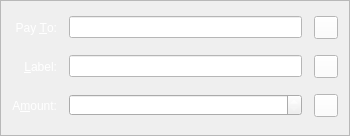
<?xml version="1.0" encoding="UTF-8"?>
<ui version="4.0">
 <class>SendCoinsEntry</class>
 <widget class="QFrame" name="SendCoinsEntry">
  <property name="geometry">
   <rect>
    <x>0</x>
    <y>0</y>
    <width>350</width>
    <height>136</height>
   </rect>
  </property>
  <property name="windowTitle">
   <string>Form</string>
  </property>
  <property name="styleSheet">
   <string notr="true">background:url(:/images/background4);
color: rgb(255, 255, 255);</string>
  </property>
  <property name="frameShape">
   <enum>QFrame::StyledPanel</enum>
  </property>
  <property name="frameShadow">
   <enum>QFrame::Sunken</enum>
  </property>
  <layout class="QGridLayout" name="gridLayout">
   <property name="spacing">
    <number>12</number>
   </property>
   <item row="3" column="0">
    <widget class="QLabel" name="label_2">
     <property name="text">
      <string>Pay &amp;To:</string>
     </property>
     <property name="alignment">
      <set>Qt::AlignRight|Qt::AlignTrailing|Qt::AlignVCenter</set>
     </property>
     <property name="buddy">
      <cstring>payTo</cstring>
     </property>
    </widget>
   </item>
   <item row="8" column="0">
    <widget class="QLabel" name="label">
     <property name="text">
      <string>A&amp;mount:</string>
     </property>
     <property name="alignment">
      <set>Qt::AlignRight|Qt::AlignTrailing|Qt::AlignVCenter</set>
     </property>
     <property name="buddy">
      <cstring>payAmount</cstring>
     </property>
    </widget>
   </item>
   <item row="5" column="0">
    <widget class="QLabel" name="label_4">
     <property name="text">
      <string>&amp;Label:</string>
     </property>
     <property name="alignment">
      <set>Qt::AlignRight|Qt::AlignTrailing|Qt::AlignVCenter</set>
     </property>
     <property name="buddy">
      <cstring>addAsLabel</cstring>
     </property>
    </widget>
   </item>
   <item row="5" column="1">
    <layout class="QHBoxLayout" name="horizontalLayout_2">
     <item>
      <widget class="QValidatedLineEdit" name="addAsLabel">
       <property name="toolTip">
        <string>Enter a label for this address to add it to your address book</string>
       </property>
       <property name="styleSheet">
        <string notr="true">background:rgb(255, 255, 255);
color:rgb(0, 0, 0);</string>
       </property>
      </widget>
     </item>
     <item>
      <widget class="QToolButton" name="addressBookButton">
       <property name="toolTip">
        <string>Choose address from address book</string>
       </property>
       <property name="styleSheet">
        <string notr="true">background: rgb(255, 255, 255);</string>
       </property>
       <property name="text">
        <string/>
       </property>
       <property name="icon">
        <iconset resource="../bitcoin.qrc">
         <normaloff>:/icons/address-book</normaloff>:/icons/address-book</iconset>
       </property>
       <property name="shortcut">
        <string>Alt+A</string>
       </property>
      </widget>
     </item>
    </layout>
   </item>
   <item row="8" column="1">
    <layout class="QHBoxLayout" name="horizontalLayout">
     <item>
      <widget class="BitcoinAmountField" name="payAmount"/>
     </item>
     <item>
      <widget class="QToolButton" name="deleteButton">
       <property name="toolTip">
        <string>Remove this recipient</string>
       </property>
       <property name="styleSheet">
        <string notr="true">background: rgb(255, 255, 255);</string>
       </property>
       <property name="text">
        <string/>
       </property>
       <property name="icon">
        <iconset resource="../bitcoin.qrc">
         <normaloff>:/icons/remove</normaloff>:/icons/remove</iconset>
       </property>
      </widget>
     </item>
    </layout>
   </item>
   <item row="3" column="1">
    <layout class="QHBoxLayout" name="payToLayout">
     <item>
      <widget class="QValidatedLineEdit" name="payTo">
       <property name="toolTip">
        <string>The address to send the payment to (e.g. C8gZqgY4r2RoEdqYk3QsAqFckyf9pRHN6i)</string>
       </property>
       <property name="styleSheet">
        <string notr="true">background:rgb(255, 255, 255);
color:rgb(0, 0, 0);</string>
       </property>
       <property name="maxLength">
        <number>80</number>
       </property>
      </widget>
     </item>
     <item>
      <widget class="QToolButton" name="pasteButton">
       <property name="toolTip">
        <string>Paste address from clipboard</string>
       </property>
       <property name="styleSheet">
        <string notr="true">background: rgb(255, 255, 255);</string>
       </property>
       <property name="text">
        <string/>
       </property>
       <property name="icon">
        <iconset resource="../bitcoin.qrc">
         <normaloff>:/icons/editpaste</normaloff>:/icons/editpaste</iconset>
       </property>
       <property name="shortcut">
        <string>Alt+P</string>
       </property>
      </widget>
     </item>
    </layout>
   </item>
  </layout>
 </widget>
 <customwidgets>
  <customwidget>
   <class>BitcoinAmountField</class>
   <extends>QSpinBox</extends>
   <header>bitcoinamountfield.h</header>
   <container>1</container>
  </customwidget>
  <customwidget>
   <class>QValidatedLineEdit</class>
   <extends>QLineEdit</extends>
   <header>qvalidatedlineedit.h</header>
  </customwidget>
 </customwidgets>
 <resources>
  <include location="../bitcoin.qrc"/>
 </resources>
 <connections/>
</ui>
